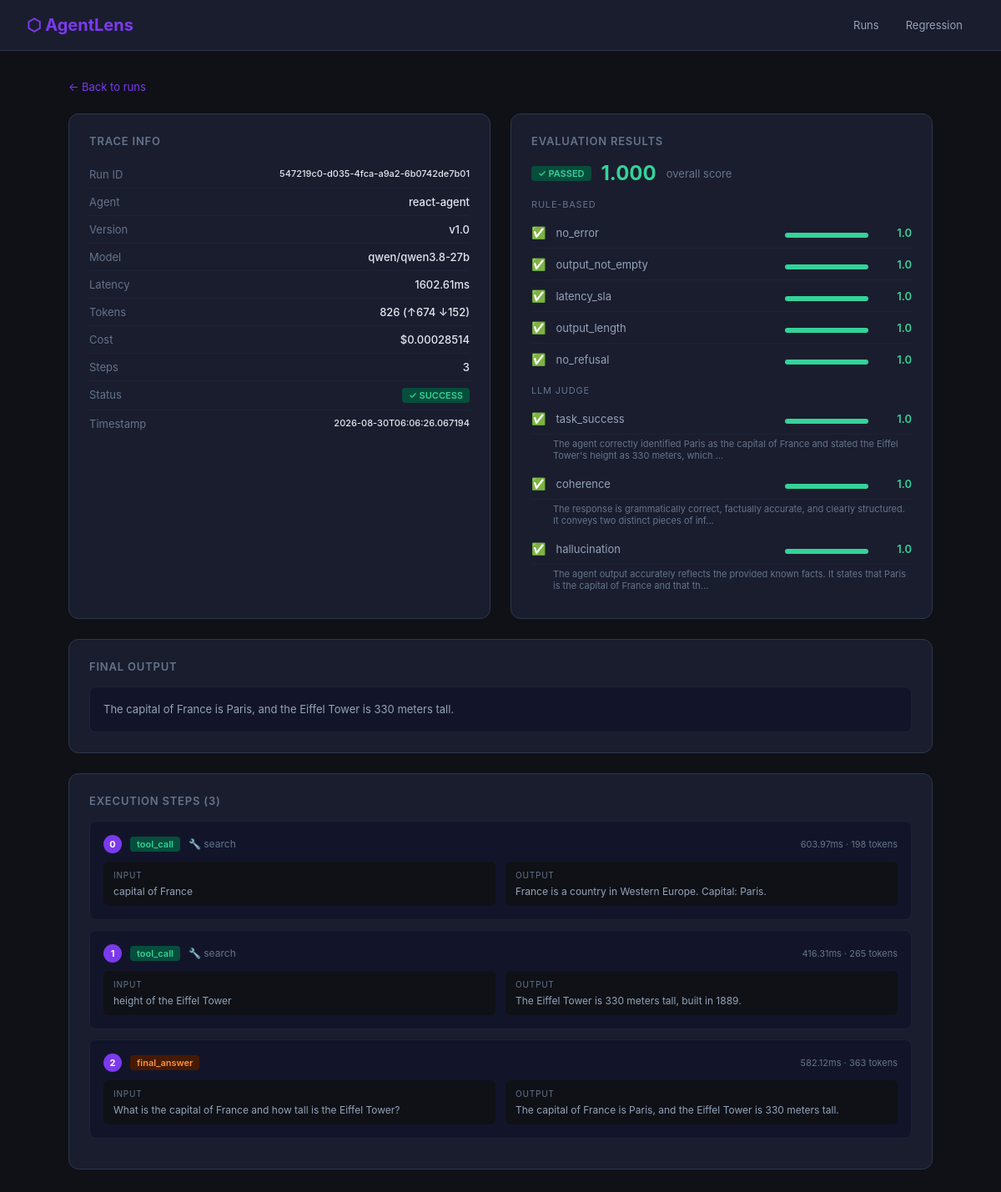
Screenshot of /trace/547219c0-d035-4fca-a9a2-6b0742de7b01 with the database file from the repository.
### tables this page shows
CREATE TABLE traces (
            run_id TEXT PRIMARY KEY,
            agent_name TEXT NOT NULL,
            agent_version TEXT NOT NULL,
            model TEXT NOT NULL,
            input TEXT NOT NULL,
            output TEXT NOT NULL,
            steps TEXT NOT NULL,
            total_latency_ms REAL,
            prompt_tokens INTEGER,
            completion_tokens INTEGER,
            total_tokens INTEGER,
            cost_usd REAL,
            success INTEGER,
            error TEXT,
            tags TEXT,
            timestamp TEXT NOT NULL
        );

CREATE TABLE evaluations (
            run_id TEXT PRIMARY KEY,
            agent_name TEXT,
            agent_version TEXT,
            rule_results TEXT,
            judge_results TEXT,
            overall_score REAL,
            passed INTEGER,
            timestamp TEXT
        );

### dashboard/app.py (the view)
@app.get("/trace/{run_id}", response_class=HTMLResponse)
async def trace_detail(request: Request, run_id: str):
    trace = get_trace_by_id(run_id)
    if not trace:
        return HTMLResponse("<h1>Trace not found</h1>", status_code=404)
    trace["steps"] = json.loads(trace["steps"])
    trace["input"] = json.loads(trace["input"])
    trace["tags"] = json.loads(trace.get("tags", "{}"))
    conn = sqlite3.connect(DB_PATH)
    conn.row_factory = sqlite3.Row
    cursor = conn.cursor()
    try:
        cursor.execute("SELECT * FROM evaluations WHERE run_id = ?", (run_id,))
        row = cursor.fetchone()
    except Exception:
        row = None
    conn.close()
    eval_data = None
    if row:
        eval_data = dict(row)
        eval_data["rule_results"] = json.loads(eval_data["rule_results"])
        eval_data["judge_results"] = json.loads(eval_data["judge_results"])
    return render("trace.html", {
        "trace": trace,
        "eval_data": eval_data,
    })

### dashboard/templates/trace.html (shortened to what this page needs)
<!DOCTYPE html>
<html lang="en">
<head>
</head>
<body>
<div class="topbar">
  <h1>⬡ AgentLens</h1>
  <nav class="nav">
    <a href="/">Runs</a>
    <a href="/regression">Regression</a>
  </nav>
</div>
<div class="container">
  <a class="back" href="/">← Back to runs</a>
  <div class="grid">
    <div class="card">
      <h2>Trace Info</h2>
      <div class="meta-row"><span class="key">Run ID</span><span class="val" style="font-size:11px">{{ trace.run_id }}</span></div>
      <div class="meta-row"><span class="key">Agent</span><span class="val">{{ trace.agent_name }}</span></div>
      <div class="meta-row"><span class="key">Version</span><span class="val">{{ trace.agent_version }}</span></div>
      <div class="meta-row"><span class="key">Model</span><span class="val">{{ trace.model }}</span></div>
      <div class="meta-row"><span class="key">Latency</span><span class="val">{{ trace.total_latency_ms }}ms</span></div>
      <div class="meta-row"><span class="key">Tokens</span><span class="val">{{ trace.total_tokens }} (↑{{ trace.prompt_tokens }} ↓{{ trace.completion_tokens }})</span></div>
      <div class="meta-row"><span class="key">Cost</span><span class="val">${{ "%.8f"|format(trace.cost_usd) }}</span></div>
      <div class="meta-row"><span class="key">Steps</span><span class="val">{{ trace.steps|length }}</span></div>
      <div class="meta-row"><span class="key">Status</span><span class="val">
        <span class="badge {{ 'pass' if trace.success else 'fail' }}">
          {{ '✓ SUCCESS' if trace.success else '✗ FAILED' }}
        </span>
      </span></div>
      <div class="meta-row"><span class="key">Timestamp</span><span class="val" style="font-size:11px">{{ trace.timestamp }}</span></div>
    </div>
    <div class="card">
      <h2>Evaluation Results</h2>
      {% if eval_data %}
        <div style="margin-bottom:16px;display:flex;align-items:center;gap:12px">
          <span class="badge {{ 'pass' if eval_data.passed else 'fail' }}">
            {{ '✓ PASSED' if eval_data.passed else '✗ FAILED' }}
          </span>
          <span style="font-size:24px;font-weight:700;color:{% if eval_data.overall_score >= 0.8 %}#34d399{% elif eval_data.overall_score >= 0.6 %}#fbbf24{% else %}#f87171{% endif %}">
            {{ "%.3f"|format(eval_data.overall_score) }}
          </span>
          <span style="color:#64748b;font-size:13px">overall score</span>
        </div>
        <div style="margin-bottom:12px">
          <div style="font-size:11px;color:#64748b;margin-bottom:8px;text-transform:uppercase;letter-spacing:0.8px">Rule-based</div>
          {% for r in eval_data.rule_results %}
          <div class="metric-row">
            <span style="font-size:14px">{{ '✅' if r.passed else '❌' }}</span>
            <span class="metric-name">{{ r.metric }}</span>
            <div class="metric-bar-wrap">
              <div class="score-bar"><div class="score-fill" style="width:{{ (r.score*100)|int }}%;background:{% if r.score >= 0.8 %}#34d399{% elif r.score >= 0.5 %}#fbbf24{% else %}#f87171{% endif %}"></div></div>
            </div>
            <span class="metric-score {% if r.score >= 0.8 %}high{% elif r.score >= 0.5 %}mid{% else %}low{% endif %}">{{ r.score }}</span>
          </div>
          {% endfor %}
        </div>
        {% if eval_data.judge_results %}
        <div>
          <div style="font-size:11px;color:#64748b;margin-bottom:8px;text-transform:uppercase;letter-spacing:0.8px">LLM Judge</div>
          {% for j in eval_data.judge_results %}
          <div class="metric-row">
            <span style="font-size:14px">{{ '✅' if j.passed else '❌' }}</span>
            <span class="metric-name">{{ j.metric }}</span>
            <div class="metric-bar-wrap">
              <div class="score-bar"><div class="score-fill" style="width:{{ (j.score*100)|int }}%;background:{% if j.score >= 0.8 %}#34d399{% elif j.score >= 0.5 %}#fbbf24{% else %}#f87171{% endif %}"></div></div>
            </div>
            <span class="metric-score {% if j.score >= 0.8 %}high{% elif j.score >= 0.5 %}mid{% else %}low{% endif %}">{{ j.score }}</span>
          </div>
          <div style="font-size:11px;color:#64748b;padding:4px 0 8px 26px">{{ j.reasoning[:120] }}...</div>
          {% endfor %}
        </div>
        {% endif %}
      {% else %}
        <div style="color:#64748b;font-size:13px">No evaluation data for this run.</div>
      {% endif %}
    </div>
    <div class="card full-width">
      <h2>Final Output</h2>
      <div class="output-block">{{ trace.output or "— no output —" }}</div>
    </div>
    <div class="card full-width">
      <h2>Execution Steps ({{ trace.steps|length }})</h2>
      {% for step in trace.steps %}
      <div class="step">
        <div class="step-header">
          <div class="step-idx">{{ step.step_index }}</div>
          <span class="step-type {{ step.type }}">{{ step.type }}</span>
          {% if step.tool_name %}<span class="step-tool">🔧 {{ step.tool_name }}</span>{% endif %}
          <span class="step-latency">{{ step.latency_ms }}ms · {{ step.tokens_used }} tokens</span>
        </div>
        <div class="step-io">
          <div class="step-io-block">
            <div class="step-io-label">Input</div>
            <div class="step-io-content">{{ step.input }}</div>
          </div>
          <div class="step-io-block">
            <div class="step-io-label">Output</div>
            <div class="step-io-content">{{ step.output or "— empty —" }}</div>
          </div>
        </div>
      </div>
      {% endfor %}
    </div>
  </div>
</div>
</body>
</html>

### dashboard/templates/trace.html (style rules this page uses)
* { box-sizing: border-box; margin: 0; padding: 0; }
body { font-family: -apple-system, BlinkMacSystemFont, 'Segoe UI', sans-serif; background: #0f1117; color: #e2e8f0; }
.topbar { background: #1a1d2e; border-bottom: 1px solid #2d3748; padding: 16px 32px; display: flex; align-items: center; gap: 12px; }
.topbar h1 { font-size: 20px; font-weight: 700; color: #7c3aed; }
.nav { display: flex; gap: 4px; margin-left: auto; }
.nav a { padding: 6px 14px; border-radius: 6px; text-decoration: none; color: #94a3b8; font-size: 13px; }
.container { max-width: 1100px; margin: 0 auto; padding: 32px; }
.back { color: #7c3aed; text-decoration: none; font-size: 13px; display: inline-flex; align-items: center; gap: 4px; margin-bottom: 24px; }
.grid { display: grid; grid-template-columns: 1fr 1fr; gap: 24px; margin-bottom: 24px; }
.card { background: #1a1d2e; border: 1px solid #2d3748; border-radius: 12px; padding: 24px; }
.card h2 { font-size: 13px; font-weight: 600; text-transform: uppercase; letter-spacing: 0.8px; color: #64748b; margin-bottom: 16px; }
.meta-row { display: flex; justify-content: space-between; padding: 8px 0; border-bottom: 1px solid #1e2235; font-size: 13px; }
.meta-row:last-child { border-bottom: none; }
.meta-row .key { color: #64748b; }
.meta-row .val { color: #e2e8f0; font-weight: 500; text-align: right; max-width: 60%; word-break: break-all; }
.badge { display: inline-block; padding: 2px 8px; border-radius: 4px; font-size: 11px; font-weight: 600; }
.badge.pass { background: #064e3b; color: #34d399; }
.score-bar { height: 6px; border-radius: 3px; background: #1e2235; margin-top: 6px; }
.score-fill { height: 100%; border-radius: 3px; }
.metric-row { display: flex; align-items: center; gap: 12px; padding: 10px 0; border-bottom: 1px solid #1e2235; font-size: 13px; }
.metric-row:last-child { border-bottom: none; }
.metric-name { flex: 1; color: #94a3b8; }
.metric-score { width: 40px; text-align: right; font-weight: 600; }
.metric-score.high { color: #34d399; }
.metric-bar-wrap { width: 100px; }
.step { background: #12152a; border: 1px solid #1e2235; border-radius: 8px; padding: 16px; margin-bottom: 12px; }
.step-header { display: flex; align-items: center; gap: 10px; margin-bottom: 10px; }
.step-idx { background: #7c3aed; color: white; width: 22px; height: 22px; border-radius: 50%; display: flex; align-items: center; justify-content: center; font-size: 11px; font-weight: 700; flex-shrink: 0; }
.step-type { font-size: 11px; padding: 2px 8px; border-radius: 4px; font-weight: 600; }
.step-type.tool_call { background: #064e3b; color: #34d399; }
.step-type.final_answer { background: #451a03; color: #fb923c; }
.step-tool { font-size: 12px; color: #64748b; }
.step-latency { margin-left: auto; font-size: 11px; color: #64748b; }
.step-io { display: grid; grid-template-columns: 1fr 1fr; gap: 12px; }
.step-io-block { background: #0f1117; border-radius: 6px; padding: 10px 12px; }
.step-io-label { font-size: 10px; text-transform: uppercase; letter-spacing: 0.8px; color: #64748b; margin-bottom: 6px; }
.step-io-content { font-size: 12px; color: #94a3b8; white-space: pre-wrap; word-break: break-word; max-height: 120px; overflow-y: auto; }
.output-block { background: #12152a; border: 1px solid #1e2235; border-radius: 8px; padding: 16px; font-size: 13px; color: #94a3b8; white-space: pre-wrap; line-height: 1.6; }
.full-width { grid-column: 1 / -1; }

### rows the page displays
traces: run_id "547219c0-d035-4fca-a9a2-6b0742de7b01", agent_name "react-agent", agent_version "v1.0", model "qwen/qwen3.8-27b", total_latency_ms "1602.61", total_tokens "826", prompt_tokens "674", completion_tokens "152", cost_usd "0.00028514", success "✓ SUCCESS", timestamp "2026-08-30T06:06:26.067194", output "The capital of France is Paris, and the Eiffel Tower is 330 meters tall."
evaluations: passed "✓ PASSED", overall_score "1.000"

### other values shown
{{ trace.steps|length }} "3"
{{ '✅' if r.passed else '❌' }} "✅" "✅" "✅" "✅" "✅"
{{ r.metric }} "no_error" "output_not_empty" "latency_sla" "output_length" "no_refusal"
{{ r.score }} "1.0" "1.0" "1.0" "1.0" "1.0"
{{ '✅' if j.passed else '❌' }} "✅" "✅" "✅"
{{ j.metric }} "task_success" "coherence" "hallucination"
{{ j.score }} "1.0" "1.0" "1.0"
{{ j.reasoning[:120] }} "The agent correctly identified Paris as the capital of France and stated the Eiffel Tower's height as 330 meters, which" "The response is grammatically correct, factually accurate, and clearly structured. It conveys two distinct pieces of inf" "The agent output accurately reflects the provided known facts. It states that Paris is the capital of France and that th"
{{ step.step_index }} "0" "1" "2"
{{ step.type }} "tool_call" "tool_call" "final_answer"
{{ step.tool_name }} "search" "search"
{{ step.latency_ms }} "603.97" "416.31" "582.12"
{{ step.tokens_used }} "198" "265" "363"
{{ step.input }} "capital of France" "height of the Eiffel Tower" "What is the capital of France and how tall is the Eiffel Tower?"
{{ step.output or "— empty —" }} "France is a country in Western Europe. Capital: Paris." "The Eiffel Tower is 330 meters tall, built in 1889." "The capital of France is Paris, and the Eiffel Tower is 330 meters tall."
